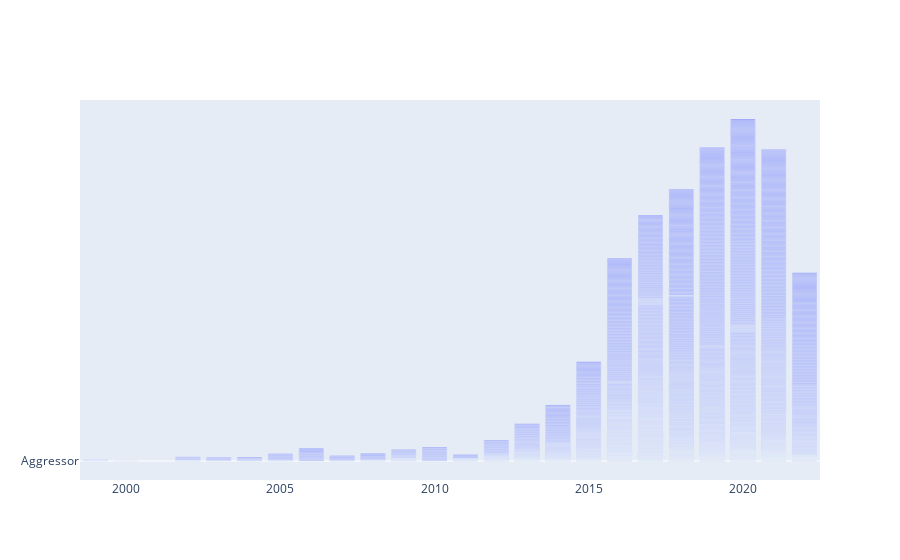

Write notebook code for a chart like this one.
### Code cell
import plotly.graph_objects as go

trace = go.Bar(y = CSV.mod_name, x = CSV.mod_year)
fig = go.Figure(data = [trace])
fig.show()

### Figure 1 — Plotly figure (JSON) as saved in the notebook; plotly's stock layout.template omitted (floating-point values rounded to 4 significant figures; data arrays with more than 128 entries replaced by an {"elided": "..."} marker saying what was removed)
{"data": [{"type": "bar", "x": {"elided": "4629 int values"}, "y": {"elided": "4629 str values"}}], "layout": {}}
